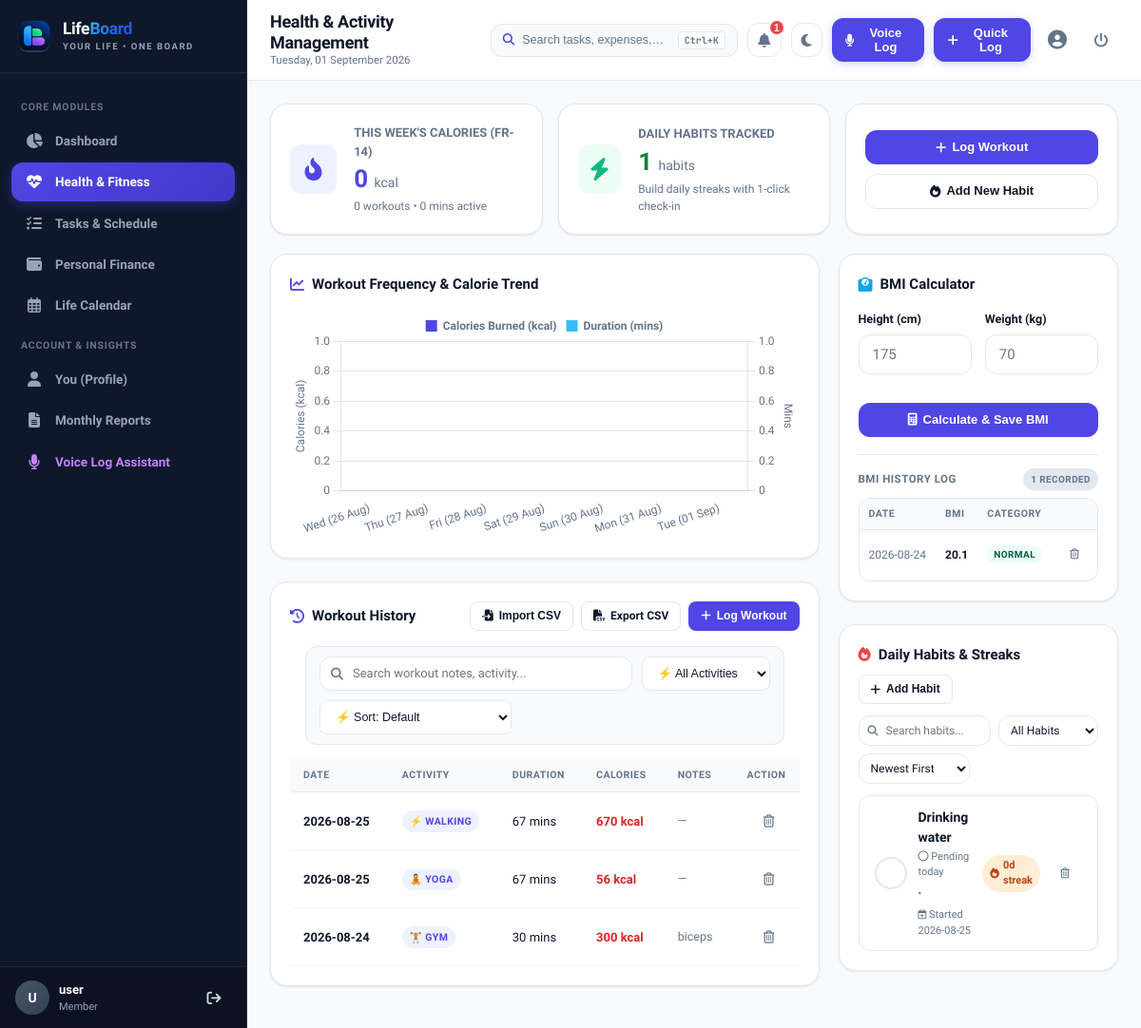
The page /health (signed in) on the database as committed earlier.
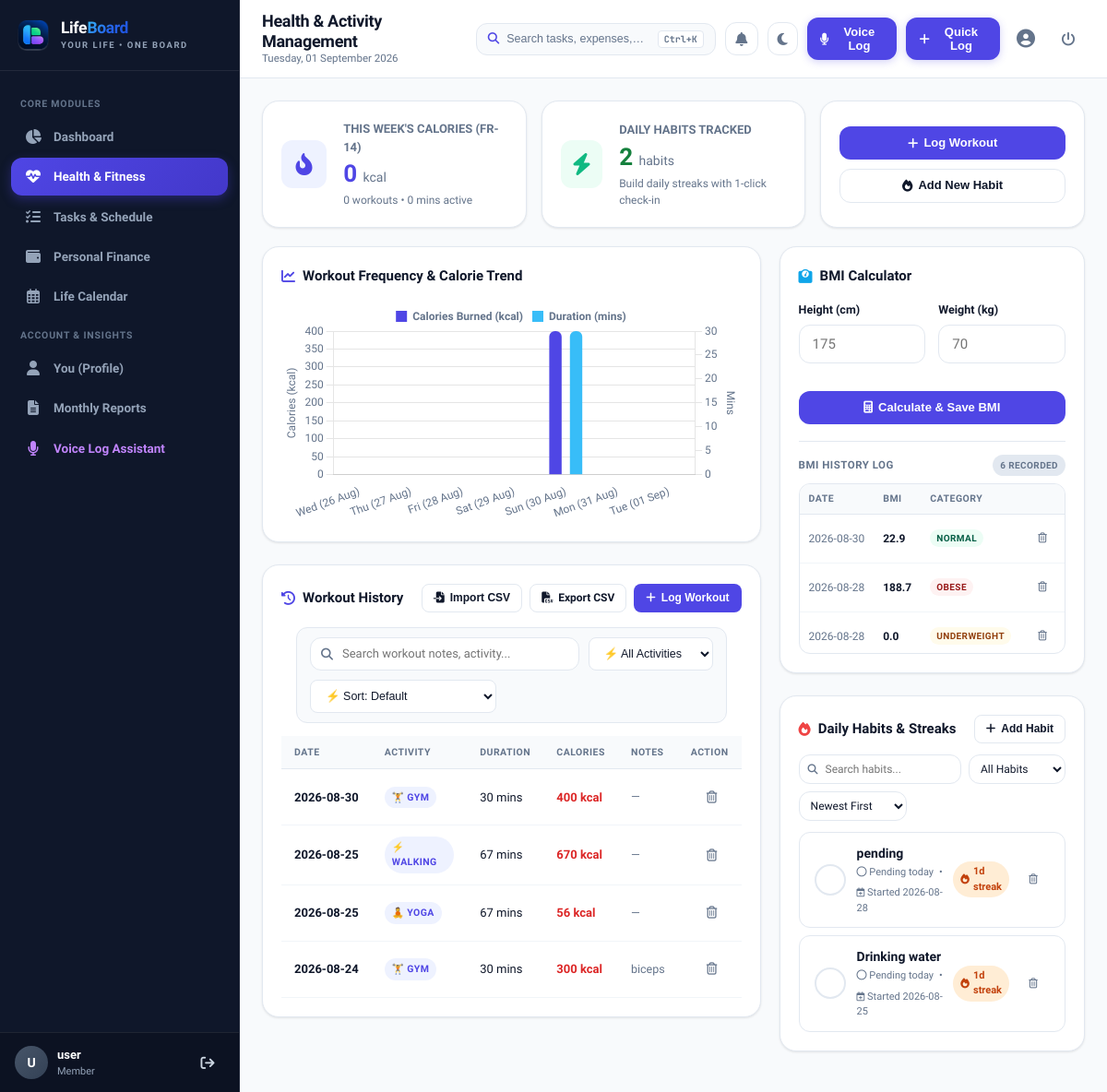
The same page on the database as committed later.
### tables this page shows
CREATE TABLE workout_log (
        workout_id INTEGER PRIMARY KEY AUTOINCREMENT,
        user_id INTEGER NOT NULL,
        activity_type VARCHAR(50) NOT NULL,
        duration_mins INTEGER NOT NULL CHECK (duration_mins > 0),
        calories INTEGER NOT NULL CHECK (calories > 0),
        notes TEXT,
        log_date DATE NOT NULL,
        created_at DATETIME DEFAULT CURRENT_TIMESTAMP,
        FOREIGN KEY (user_id) REFERENCES users(user_id) ON DELETE CASCADE
    );

CREATE TABLE bmi_records (
        bmi_id INTEGER PRIMARY KEY AUTOINCREMENT,
        user_id INTEGER NOT NULL,
        height_cm REAL NOT NULL,
        weight_kg REAL NOT NULL,
        bmi_value REAL NOT NULL,
        category VARCHAR(30) NOT NULL,
        recorded_date DATETIME DEFAULT CURRENT_TIMESTAMP,
        FOREIGN KEY (user_id) REFERENCES users(user_id) ON DELETE CASCADE
    );

CREATE TABLE habit_tracker (
        habit_id INTEGER PRIMARY KEY AUTOINCREMENT,
        user_id INTEGER NOT NULL,
        habit_name VARCHAR(100) NOT NULL,
        streak_count INTEGER DEFAULT 0,
        last_completed_date DATE,
        created_at DATETIME DEFAULT CURRENT_TIMESTAMP,
        FOREIGN KEY (user_id) REFERENCES users(user_id) ON DELETE CASCADE
    );

### app.py (the view)
@app.route('/health')
@login_required
def health():
    user_id = session['user_id']
    today = date.today()
    workouts = models.get_user_workouts(user_id)
    weekly_stats = models.get_weekly_calories(user_id)
    habits = models.get_user_habits(user_id)
    bmi_history = models.get_user_bmi_history(user_id)
    workout_chart = models.get_7day_workout_chart_data(user_id)
    return render_template('health/index.html',
                           workouts=workouts,
                           weekly_stats=weekly_stats,
                           habits=habits,
                           bmi_history=bmi_history,
                           workout_chart=workout_chart,
                           today_str=today.strftime('%Y-%m-%d'))

### app.py (called while the page is built)
def login_required(f):
    @wraps(f)
    def decorated_function(*args, **kwargs):
        if 'user_id' not in session:
            flash('Please log in to access this page.', 'warning')
            return redirect(url_for('login', next=request.path))
        return f(*args, **kwargs)
    return decorated_function

@app.after_request
def add_security_headers(response):
    response.headers['Cache-Control'] = 'no-cache, no-store, must-revalidate, max-age=0'
    response.headers['Pragma'] = 'no-cache'
    response.headers['Expires'] = '0'
    return response

@app.context_processor
def inject_global_variables():
    current_user = None
    notifications = []
    if 'user_id' in session:
        current_user = models.get_user_by_id(session['user_id'])
        notifications = models.get_user_notifications(session['user_id'])
    return {
        'current_user': current_user,
        'notifications': notifications,
        'unread_notifications_count': len(notifications),
        'today_date': date.today().strftime('%A, %d %B %Y'),
        'current_year': date.today().year,
        'current_month': date.today().month,
        'now': datetime.now()
    }

### templates/health/index.html (shortened to what the changed rows need)
{% extends "base.html" %}
{% block page_title %}Health & Activity Management{% endblock %}
{% block content %}
<div class="grid-3">
  <div class="card" style="display: flex; align-items: center; gap: 18px;">
    <div>
      <div style="font-size: 13px; color: var(--text-muted); font-weight: 600;">DAILY HABITS TRACKED</div>
      <div style="font-size: 26px; font-weight: 800; color: #15803d;">{{ habits | length }} <span style="font-size: 14px; color: var(--text-muted); font-weight: 500;">habits</span></div>
      <div style="font-size: 12px; color: var(--text-muted);">Build daily streaks with 1-click check-in</div>
    </div>
  </div>
</div>
<div class="grid-2-1">
  <div style="display: flex; flex-direction: column; gap: 24px;">
    <div class="card">
      <div style="height: 240px;">
        <canvas id="healthWorkoutChart"></canvas>
      </div>
    </div>
    <div class="card">
      {% if workouts %}
      <div class="table-responsive desktop-only-table">
        <table class="table-custom">
          <thead>
            <tr>
              <th>Date</th>
              <th>Activity</th>
              <th>Duration</th>
              <th>Calories</th>
              <th>Notes</th>
              <th style="text-align: right;">Action</th>
            </tr>
          </thead>
          <tbody id="workoutTableBody">
            {% for w in workouts %}
            <tr data-activity="{{ w.activity_type }}" data-calories="{{ w.calories }}" data-duration="{{ w.duration_mins }}" data-date="{{ w.log_date }}">
              <td style="font-weight: 600; white-space: nowrap;">{{ w.log_date }}</td>
              <td>
                <span class="badge badge-primary">
                  {% if w.activity_type == 'Gym' %}🏋️ Gym
                  {% elif w.activity_type == 'Running' %}🏃 Running
                  {% elif w.activity_type == 'Cycling' %}🚴 Cycling
                  {% elif w.activity_type == 'Swimming' %}🏊 Swimming
                  {% elif w.activity_type == 'Yoga' %}🧘 Yoga
                  {% else %}⚡ {{ w.activity_type }}
                  {% endif %}
                </span>
              </td>
              <td>{{ w.duration_mins }} mins</td>
              <td style="font-weight: 700; color: #dc2626;">{{ w.calories }} kcal</td>
              <td style="color: var(--text-muted); font-size: 12.5px;">{{ w.notes or '—' }}</td>
              <td style="text-align: right;">
                <form action="{{ url_for('delete_workout', workout_id=w.workout_id) }}" method="POST" style="display: inline;" data-confirm="Are you sure you want to delete this workout log?">
                  <button type="submit" class="btn-icon danger" title="Delete Workout">
                    <i class="fa-regular fa-trash-can"></i>
                  </button>
                </form>
              </td>
            </tr>
            {% endfor %}
          </tbody>
        </table>
      </div>
      {% else %}
      <div style="text-align: center; padding: 32px; color: var(--text-muted);">
        <i class="fa-solid fa-dumbbell" style="font-size: 32px; color: var(--primary); margin-bottom: 8px;"></i>
        <p>No workouts recorded yet. Click <strong>Log Workout</strong> above to start tracking!</p>
      </div>
      {% endif %}
    </div>
  </div>
  <div style="display: flex; flex-direction: column; gap: 24px;">
    <div class="card">
      <div id="bmiHistoryContainer" style="margin-top: 18px; border-top: 1px solid var(--border-color); padding-top: 14px; {% if not bmi_history %}display: none;{% endif %}">
        <div style="display: flex; justify-content: space-between; align-items: center; margin-bottom: 8px;">
          <span style="font-size: 11.5px; font-weight: 700; color: var(--text-muted); text-transform: uppercase; letter-spacing: 0.5px;">BMI History Log</span>
          <span id="bmiCountBadge" class="badge badge-secondary" data-count="{{ bmi_history|length if bmi_history else 0 }}" style="font-size: 10px;">{{ bmi_history|length if bmi_history else 0 }} recorded</span>
        </div>
        <div class="bmi-history-scroll">
          <table class="table-custom" style="font-size: 12px; margin-bottom: 0; width: 100%;">
            <thead>
              <tr>
                <th style="position: sticky; top: 0; background: var(--bg-app); z-index: 2; padding: 8px 10px;">Date</th>
                <th style="position: sticky; top: 0; background: var(--bg-app); z-index: 2; padding: 8px 10px;">BMI</th>
                <th style="position: sticky; top: 0; background: var(--bg-app); z-index: 2; padding: 8px 10px;">Category</th>
                <th style="position: sticky; top: 0; background: var(--bg-app); z-index: 2; padding: 8px 6px; text-align: center; width: 30px;"></th>
              </tr>
            </thead>
            <tbody id="bmiHistoryTableBody">
              {% if bmi_history %}
              {% for b in bmi_history %}
              <tr>
                <td style="color: var(--text-muted); padding: 8px 10px; white-space: nowrap;">{{ b.recorded_date[:10] }}</td>
                <td style="font-weight: 700; padding: 8px 10px;">{{ b.bmi_value }}</td>
                <td style="padding: 8px 10px;">
                  <span class="badge {% if b.category == 'Normal' %}badge-success{% elif b.category == 'Obese' %}badge-danger{% else %}badge-warning{% endif %}" style="font-size: 10px; padding: 2px 7px;">
                    {{ b.category }}
                  </span>
                </td>
                <td style="padding: 8px 6px; text-align: center;">
                  <form action="{{ url_for('delete_bmi', bmi_id=b.bmi_id) }}" method="POST" style="margin: 0;" data-confirm="Delete this BMI record?">
                    <button type="submit" class="btn-icon danger" style="padding: 2px 4px; font-size: 11px;" title="Delete BMI Entry">
                      <i class="fa-regular fa-trash-can"></i>
                    </button>
                  </form>
                </td>
              </tr>
              {% endfor %}
              {% endif %}
            </tbody>
          </table>
        </div>
      </div>
    </div>
    <div class="card">
      {% if habits %}
      <div id="habitsListContainer" style="display: flex; flex-direction: column; gap: 8px;">
        {% for h in habits %}
        <div class="habit-item {% if h.done_today %}done{% endif %}"
             data-name="{{ h.habit_name | lower }}"
             data-status="{% if h.done_today %}completed{% else %}pending{% endif %}"
             data-streak="{{ h.streak_count or 0 }}"
             data-date="{{ h.created_at or '' }}">
          <div class="habit-left">
            <form action="{{ url_for('toggle_habit', habit_id=h.habit_id) }}" method="POST" style="margin: 0;">
              <button type="submit" class="habit-check-btn" title="{% if h.done_today %}Uncheck Habit{% else %}Mark Complete Today{% endif %}" onclick="triggerConfetti()">
                <i class="fa-solid fa-check"></i>
              </button>
            </form>
            <div>
              <div class="habit-name">{{ h.habit_name }}</div>
              <div style="display: flex; align-items: center; gap: 6px; font-size: 11px; color: var(--text-muted); margin-top: 2px; flex-wrap: wrap;">
                {% if h.done_today %}
                  <span style="color: var(--success); font-weight: 600;"><i class="fa-solid fa-circle-check"></i> Done today</span>
                {% else %}
                  <span><i class="fa-regular fa-circle"></i> Pending today</span>
                {% endif %}
                <span>•</span>
                <span title="Created on {{ h.created_at }}"><i class="fa-regular fa-calendar-plus" style="font-size: 10px;"></i> Started {{ h.created_at[:10] if h.created_at else 'Recently' }}</span>
              </div>
            </div>
          </div>
          <div style="display: flex; align-items: center; gap: 8px;">
            <div class="streak-pill" style="font-size: 11px; padding: 3px 8px;">
              <i class="fa-solid fa-fire"></i>
              <span>{{ h.streak_count }}d streak</span>
            </div>
            <form action="{{ url_for('delete_habit', habit_id=h.habit_id) }}" method="POST" style="display: inline;" data-confirm="Delete this habit and all streak logs?">
              <button type="submit" class="btn-icon danger" style="padding: 3px 6px; font-size: 11px;" title="Delete Habit">
                <i class="fa-regular fa-trash-can"></i>
              </button>
            </form>
          </div>
        </div>
        {% endfor %}
      </div>
      {% else %}
      <div style="text-align: center; padding: 24px; color: var(--text-muted);">
        <p>No habits added yet. Track your daily hydration, reading, or exercise routines!</p>
      </div>
      {% endif %}
    </div>
  </div>
</div>
{% endblock %}

Rows that differ between the two databases and show on the page:
no longer on this page (row unchanged): bmi_records: recorded_date "2026-08-24", bmi_value "20.1", category "NORMAL"
added workout_log: log_date "2026-08-30", activity_type "🏋️ GYM", duration_mins "30", calories "400", notes "—"
added bmi_records: recorded_date "2026-08-30", bmi_value "22.9", category "NORMAL"
added bmi_records: recorded_date "2026-08-28", bmi_value "188.7", category "OBESE"
added bmi_records: recorded_date "2026-08-28", bmi_value "0.0", category "UNDERWEIGHT"
added habit_tracker: habit_name "pending", created_at "2026-08-28", streak_count "1"
changed habit_tracker "Drinking water": streak_count "0" → "1"
Other text that changed with them:
{{ habits | length }}: "1" → "2"
chart data {{ workout_chart.calories | tojson }}: [0, 0, 0, 0, 0, 0, 0] → [0, 0, 0, 0, 400, 0, 0]
chart data {{ workout_chart.duration | tojson }}: [0, 0, 0, 0, 0, 0, 0] → [0, 0, 0, 0, 30, 0, 0]
{{ bmi_history|length if bmi_history else 0 }}: "1" → "6"
{{ unread_notifications_count }}: "1" → (not shown)
